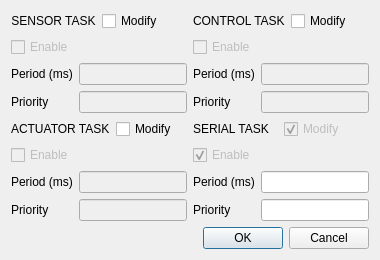
<?xml version="1.0" encoding="UTF-8"?>
<ui version="4.0">
 <class>Dialt</class>
 <widget class="QDialog" name="Dialt">
  <property name="geometry">
   <rect>
    <x>0</x>
    <y>0</y>
    <width>400</width>
    <height>300</height>
   </rect>
  </property>
  <property name="sizePolicy">
   <sizepolicy hsizetype="Fixed" vsizetype="Fixed">
    <horstretch>0</horstretch>
    <verstretch>0</verstretch>
   </sizepolicy>
  </property>
  <property name="contextMenuPolicy">
   <enum>Qt::DefaultContextMenu</enum>
  </property>
  <property name="windowTitle">
   <string>Task Parameters</string>
  </property>
  <layout class="QGridLayout" name="gridLayout">
   <property name="sizeConstraint">
    <enum>QLayout::SetFixedSize</enum>
   </property>
   <item row="2" column="0" colspan="2">
    <widget class="QDialogButtonBox" name="buttonBox">
     <property name="orientation">
      <enum>Qt::Horizontal</enum>
     </property>
     <property name="standardButtons">
      <set>QDialogButtonBox::Cancel|QDialogButtonBox::Ok</set>
     </property>
    </widget>
   </item>
   <item row="0" column="0">
    <layout class="QGridLayout" name="gridLayout_2">
     <item row="0" column="1">
      <widget class="QCheckBox" name="sensorCheck">
       <property name="toolTip">
        <string>&lt;html&gt;&lt;head/&gt;&lt;body&gt;&lt;p&gt;check if you want to change this task's parameters&lt;/p&gt;&lt;/body&gt;&lt;/html&gt;</string>
       </property>
       <property name="text">
        <string>Modify</string>
       </property>
      </widget>
     </item>
     <item row="0" column="0">
      <widget class="QLabel" name="label">
       <property name="text">
        <string>SENSOR TASK</string>
       </property>
       <property name="alignment">
        <set>Qt::AlignCenter</set>
       </property>
       <property name="buddy">
        <cstring>sensorCheck</cstring>
       </property>
      </widget>
     </item>
     <item row="1" column="0" colspan="2">
      <layout class="QFormLayout" name="formLayout_6">
       <item row="1" column="0">
        <widget class="QLabel" name="sensorPeriodLabel">
         <property name="text">
          <string>Period (ms)</string>
         </property>
         <property name="buddy">
          <cstring>sensorPeriodLineEdit</cstring>
         </property>
        </widget>
       </item>
       <item row="1" column="1">
        <widget class="QLineEdit" name="sensorPeriodLineEdit">
         <property name="enabled">
          <bool>false</bool>
         </property>
         <property name="toolTip">
          <string>&lt;html&gt;&lt;head/&gt;&lt;body&gt;&lt;p&gt;set the period between two consecutive calls to this task&lt;/p&gt;&lt;/body&gt;&lt;/html&gt;</string>
         </property>
        </widget>
       </item>
       <item row="0" column="0" colspan="2">
        <widget class="QCheckBox" name="sensorEnable">
         <property name="enabled">
          <bool>false</bool>
         </property>
         <property name="toolTip">
          <string>&lt;html&gt;&lt;head/&gt;&lt;body&gt;&lt;p&gt;check if you want to enable this task&lt;/p&gt;&lt;/body&gt;&lt;/html&gt;</string>
         </property>
         <property name="text">
          <string>Enable</string>
         </property>
        </widget>
       </item>
       <item row="2" column="0">
        <widget class="QLabel" name="sensorPriorityLabel">
         <property name="text">
          <string>Priority</string>
         </property>
         <property name="buddy">
          <cstring>sensorPriorityLineEdit</cstring>
         </property>
        </widget>
       </item>
       <item row="2" column="1">
        <widget class="QLineEdit" name="sensorPriorityLineEdit">
         <property name="enabled">
          <bool>false</bool>
         </property>
         <property name="toolTip">
          <string>&lt;html&gt;&lt;head/&gt;&lt;body&gt;&lt;p&gt;set the priority given to this task&lt;/p&gt;&lt;/body&gt;&lt;/html&gt;</string>
         </property>
        </widget>
       </item>
      </layout>
     </item>
    </layout>
   </item>
   <item row="0" column="1">
    <layout class="QGridLayout" name="gridLayout_3">
     <item row="0" column="0">
      <widget class="QLabel" name="label_2">
       <property name="text">
        <string>CONTROL TASK</string>
       </property>
       <property name="buddy">
        <cstring>controlCheck</cstring>
       </property>
      </widget>
     </item>
     <item row="0" column="1">
      <widget class="QCheckBox" name="controlCheck">
       <property name="toolTip">
        <string>&lt;html&gt;&lt;head/&gt;&lt;body&gt;&lt;p&gt;check if you want to change this task's parameters&lt;/p&gt;&lt;/body&gt;&lt;/html&gt;</string>
       </property>
       <property name="text">
        <string>Modify</string>
       </property>
      </widget>
     </item>
     <item row="1" column="0" colspan="2">
      <layout class="QFormLayout" name="formLayout_8">
       <item row="0" column="0" colspan="2">
        <widget class="QCheckBox" name="controlEnable">
         <property name="enabled">
          <bool>false</bool>
         </property>
         <property name="toolTip">
          <string>&lt;html&gt;&lt;head/&gt;&lt;body&gt;&lt;p&gt;check if you want to enable this task&lt;/p&gt;&lt;/body&gt;&lt;/html&gt;</string>
         </property>
         <property name="text">
          <string>Enable</string>
         </property>
        </widget>
       </item>
       <item row="1" column="0">
        <widget class="QLabel" name="controlPeriodLabel">
         <property name="text">
          <string>Period (ms)</string>
         </property>
         <property name="buddy">
          <cstring>controlPeriodLineEdit</cstring>
         </property>
        </widget>
       </item>
       <item row="1" column="1">
        <widget class="QLineEdit" name="controlPeriodLineEdit">
         <property name="enabled">
          <bool>false</bool>
         </property>
         <property name="toolTip">
          <string>&lt;html&gt;&lt;head/&gt;&lt;body&gt;&lt;p&gt;set the period between two consecutive calls to this task&lt;/p&gt;&lt;/body&gt;&lt;/html&gt;</string>
         </property>
        </widget>
       </item>
       <item row="2" column="0">
        <widget class="QLabel" name="controlPriorityLabel">
         <property name="text">
          <string>Priority</string>
         </property>
         <property name="buddy">
          <cstring>controlPriorityLineEdit</cstring>
         </property>
        </widget>
       </item>
       <item row="2" column="1">
        <widget class="QLineEdit" name="controlPriorityLineEdit">
         <property name="enabled">
          <bool>false</bool>
         </property>
         <property name="toolTip">
          <string>&lt;html&gt;&lt;head/&gt;&lt;body&gt;&lt;p&gt;set the priority given to this task&lt;/p&gt;&lt;/body&gt;&lt;/html&gt;</string>
         </property>
        </widget>
       </item>
      </layout>
     </item>
    </layout>
   </item>
   <item row="1" column="0">
    <layout class="QGridLayout" name="gridLayout_4">
     <item row="0" column="0">
      <widget class="QLabel" name="label_3">
       <property name="text">
        <string>ACTUATOR TASK</string>
       </property>
       <property name="buddy">
        <cstring>actuatorCheck</cstring>
       </property>
      </widget>
     </item>
     <item row="0" column="1">
      <widget class="QCheckBox" name="actuatorCheck">
       <property name="toolTip">
        <string>&lt;html&gt;&lt;head/&gt;&lt;body&gt;&lt;p&gt;check if you want to change this task's parameters&lt;/p&gt;&lt;/body&gt;&lt;/html&gt;</string>
       </property>
       <property name="text">
        <string>Modify</string>
       </property>
      </widget>
     </item>
     <item row="1" column="0" colspan="2">
      <layout class="QFormLayout" name="formLayout_3">
       <property name="fieldGrowthPolicy">
        <enum>QFormLayout::AllNonFixedFieldsGrow</enum>
       </property>
       <item row="0" column="0" colspan="2">
        <widget class="QCheckBox" name="actuatorEnable">
         <property name="enabled">
          <bool>false</bool>
         </property>
         <property name="toolTip">
          <string>&lt;html&gt;&lt;head/&gt;&lt;body&gt;&lt;p&gt;check if you want to enable this task&lt;/p&gt;&lt;/body&gt;&lt;/html&gt;</string>
         </property>
         <property name="text">
          <string>Enable</string>
         </property>
        </widget>
       </item>
       <item row="1" column="0">
        <widget class="QLabel" name="actuatorPeriodLabel">
         <property name="text">
          <string>Period (ms)</string>
         </property>
         <property name="buddy">
          <cstring>actuatorPeriodLineEdit</cstring>
         </property>
        </widget>
       </item>
       <item row="1" column="1">
        <widget class="QLineEdit" name="actuatorPeriodLineEdit">
         <property name="enabled">
          <bool>false</bool>
         </property>
         <property name="toolTip">
          <string>&lt;html&gt;&lt;head/&gt;&lt;body&gt;&lt;p&gt;set the period between two consecutive calls to this task&lt;/p&gt;&lt;/body&gt;&lt;/html&gt;</string>
         </property>
        </widget>
       </item>
       <item row="2" column="0">
        <widget class="QLabel" name="actuatorPriorityLabel">
         <property name="text">
          <string>Priority</string>
         </property>
         <property name="buddy">
          <cstring>actuatorPriorityLineEdit</cstring>
         </property>
        </widget>
       </item>
       <item row="2" column="1">
        <widget class="QLineEdit" name="actuatorPriorityLineEdit">
         <property name="enabled">
          <bool>false</bool>
         </property>
         <property name="toolTip">
          <string>&lt;html&gt;&lt;head/&gt;&lt;body&gt;&lt;p&gt;set the priority given to this task&lt;/p&gt;&lt;/body&gt;&lt;/html&gt;</string>
         </property>
        </widget>
       </item>
      </layout>
     </item>
    </layout>
   </item>
   <item row="1" column="1">
    <layout class="QGridLayout" name="gridLayout_5">
     <item row="0" column="0">
      <widget class="QLabel" name="label_4">
       <property name="text">
        <string>SERIAL TASK</string>
       </property>
       <property name="buddy">
        <cstring>serialCheck</cstring>
       </property>
      </widget>
     </item>
     <item row="0" column="1">
      <widget class="QCheckBox" name="serialCheck">
       <property name="enabled">
        <bool>false</bool>
       </property>
       <property name="toolTip">
        <string>&lt;html&gt;&lt;head/&gt;&lt;body&gt;&lt;p&gt;this task cannot be disabled&lt;/p&gt;&lt;/body&gt;&lt;/html&gt;</string>
       </property>
       <property name="text">
        <string>Modify</string>
       </property>
       <property name="checkable">
        <bool>true</bool>
       </property>
       <property name="checked">
        <bool>true</bool>
       </property>
      </widget>
     </item>
     <item row="1" column="0" colspan="2">
      <layout class="QFormLayout" name="formLayout_5">
       <item row="0" column="0" colspan="2">
        <widget class="QCheckBox" name="serialEnable">
         <property name="enabled">
          <bool>false</bool>
         </property>
         <property name="toolTip">
          <string>&lt;html&gt;&lt;head/&gt;&lt;body&gt;&lt;p&gt;this task cannot be disabled&lt;/p&gt;&lt;/body&gt;&lt;/html&gt;</string>
         </property>
         <property name="text">
          <string>Enable</string>
         </property>
         <property name="checked">
          <bool>true</bool>
         </property>
        </widget>
       </item>
       <item row="1" column="0">
        <widget class="QLabel" name="serialPeriodLabel">
         <property name="text">
          <string>Period (ms)</string>
         </property>
         <property name="buddy">
          <cstring>serialPeriodLineEdit</cstring>
         </property>
        </widget>
       </item>
       <item row="1" column="1">
        <widget class="QLineEdit" name="serialPeriodLineEdit">
         <property name="enabled">
          <bool>true</bool>
         </property>
         <property name="toolTip">
          <string>&lt;html&gt;&lt;head/&gt;&lt;body&gt;&lt;p&gt;set the period between two consecutive calls to this task&lt;/p&gt;&lt;/body&gt;&lt;/html&gt;</string>
         </property>
        </widget>
       </item>
       <item row="2" column="0">
        <widget class="QLabel" name="serialPriorityLabel">
         <property name="text">
          <string>Priority</string>
         </property>
         <property name="buddy">
          <cstring>serialPriorityLineEdit</cstring>
         </property>
        </widget>
       </item>
       <item row="2" column="1">
        <widget class="QLineEdit" name="serialPriorityLineEdit">
         <property name="enabled">
          <bool>true</bool>
         </property>
         <property name="toolTip">
          <string>&lt;html&gt;&lt;head/&gt;&lt;body&gt;&lt;p&gt;set the priority given to this task&lt;/p&gt;&lt;/body&gt;&lt;/html&gt;</string>
         </property>
        </widget>
       </item>
      </layout>
     </item>
    </layout>
   </item>
  </layout>
 </widget>
 <tabstops>
  <tabstop>buttonBox</tabstop>
  <tabstop>sensorCheck</tabstop>
  <tabstop>sensorEnable</tabstop>
  <tabstop>sensorPeriodLineEdit</tabstop>
  <tabstop>sensorPriorityLineEdit</tabstop>
  <tabstop>controlCheck</tabstop>
  <tabstop>controlEnable</tabstop>
  <tabstop>controlPeriodLineEdit</tabstop>
  <tabstop>controlPriorityLineEdit</tabstop>
  <tabstop>actuatorCheck</tabstop>
  <tabstop>actuatorEnable</tabstop>
  <tabstop>actuatorPeriodLineEdit</tabstop>
  <tabstop>actuatorPriorityLineEdit</tabstop>
  <tabstop>serialCheck</tabstop>
  <tabstop>serialEnable</tabstop>
  <tabstop>serialPeriodLineEdit</tabstop>
  <tabstop>serialPriorityLineEdit</tabstop>
 </tabstops>
 <resources/>
 <connections/>
</ui>
